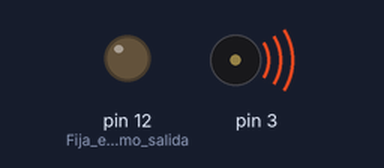
A sketch run on a simulated Arduino Uno, built with avr-gcc and run on an emulated ATmega328P. Parts: output pins drawn as LEDs (lit = HIGH), buzzer (waves = sounding).

Above: at 0.1 s.
Timing chart, 0 to 1.6 s (numbered marks = the images above):
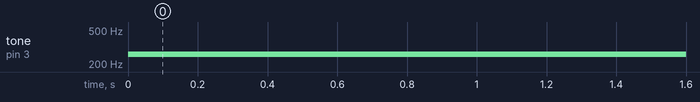

Measured:
- by itself, tone on pin 3: silent → 261 Hz at 0.00 s

The sketch:

tono.ino
```cpp
void setup()
{
pinMode(12, OUTPUT);      // Fija el pin 3 como salida.
}

void loop()
{
tone(3, 261.63, 250);      // Lanza señal a 261,63Hz por el pin 3 durante 250ms.
}
```
